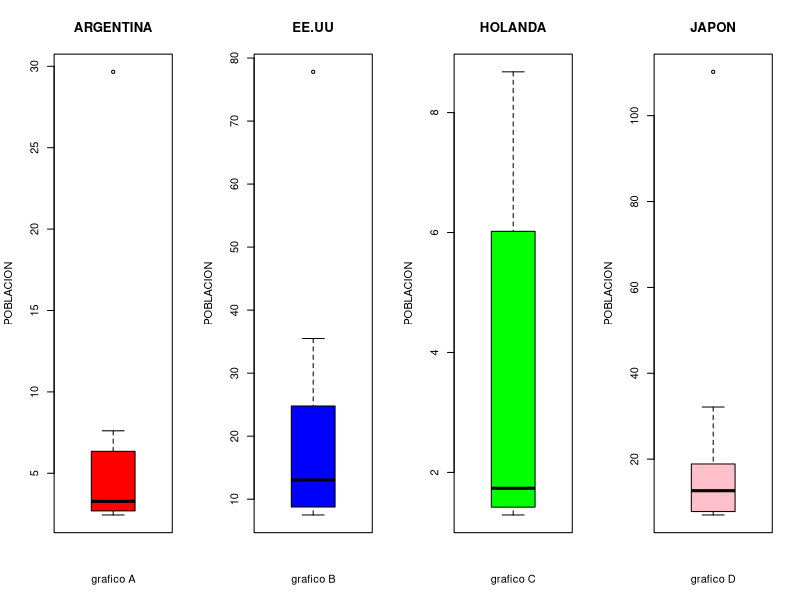
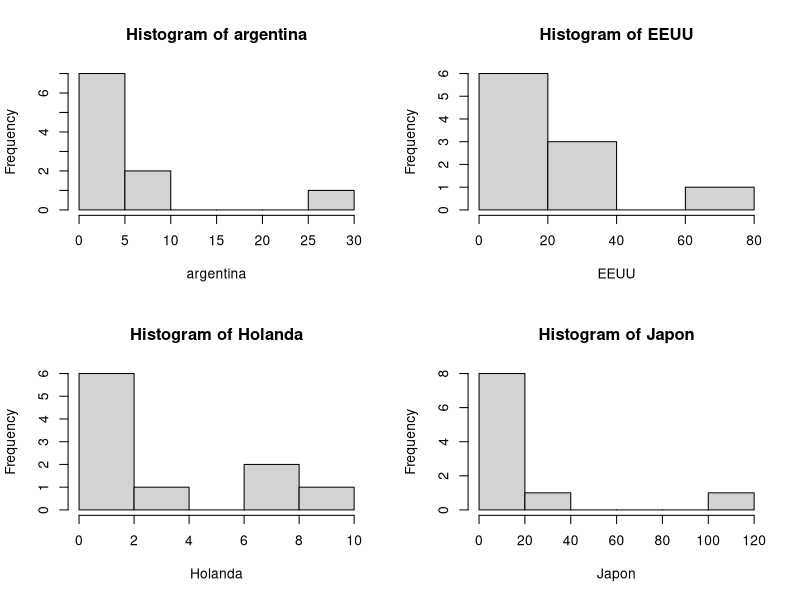
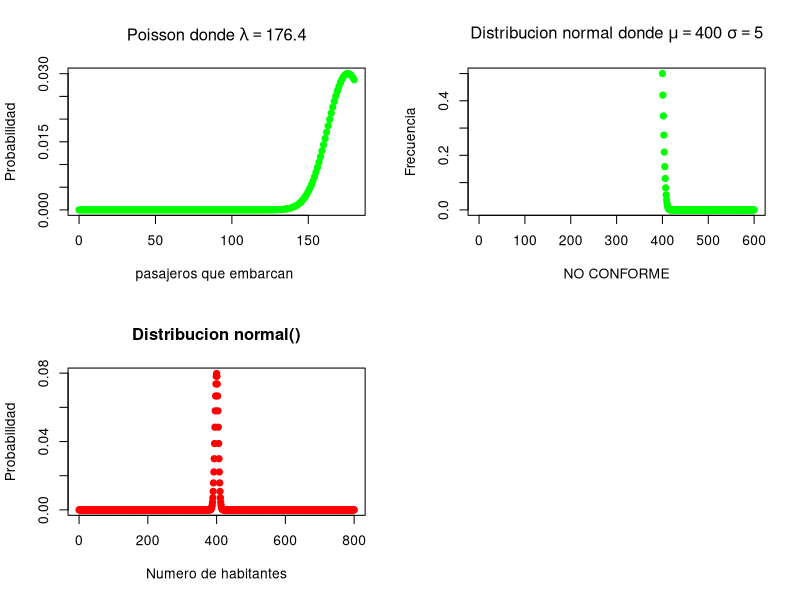

Recreate these plots in R, in order.
## ---- chunk 1



argentina<-c(29.66,7.61,6.35,4.10,3.80,2.75,2.70,2.69,2.51,2.44)
EEUU<-c(77.81,35.50,24.79,20.02,16.70,9.39,9.38,8.76,7.63,7.50)
Holanda<-c(8.68,7.31,6.02,2.64,1.75,1.72,1.51,1.42,1.31,1.29)
Japon<-c(110.21,32.14,18.88,16.38,13.37,11.92,10.71,7.80,7.70,7.00)



par(mfrow = c(1,4))

boxplot(argentina, main = 'ARGENTINA', col='red', ylab='POBLACION', xlab='grafico A')
boxplot(EEUU,main = 'EE.UU',col='blue',ylab='POBLACION',xlab='grafico B')
boxplot(Holanda ,main = 'HOLANDA',col='green',ylab='POBLACION',ylab='POBLACION',xlab='grafico C')
boxplot(Japon,main = 'JAPON',col='pink',ylab='POBLACION',xlab='grafico D')

par(mfrow = c(2,2))
hist(argentina)
hist(EEUU)
hist(Holanda)
hist(Japon)



## ---- chunk 2

p=0.02
n=180

lambda=n*p
#lambda 3.6 serian las personas que no se presentan a embarque
#el 98% seria el valor de las personas que se presentan a embarque = 176.4
#ppois(181,176.4)
1-sum(dpois (0:181, 176.4))

plot(0:180,dpois(0:180,176.4),main =expression(paste("Poisson donde ",lambda==176.4)),
     xlab= "pasajeros que embarcan ",ylab = "Probabilidad",pch=19,col= "green" )

## ---- chunk 3
sd=5
media=400
#p(x > 415) = 1-p(x <=415)
1-pnorm(415,media,sd)

plot(0:600, 1-pnorm(0:600, mean=400,sd=5)
     ,ylim=c(0,0.5),xlab= "NO CONFORME", ylab="Frecuencia",
     main =expression(paste("Distribucion normal donde ",mu==400," ",sigma==5)),
     pch=19,col= "green" )


x<-c(0:800,50)
y<-dnorm(x,400,5)
plot(x,y,main ="Distribucion normal()",xlab="Numero de habitantes", ylab="Probabilidad", col="red", pch=19)
